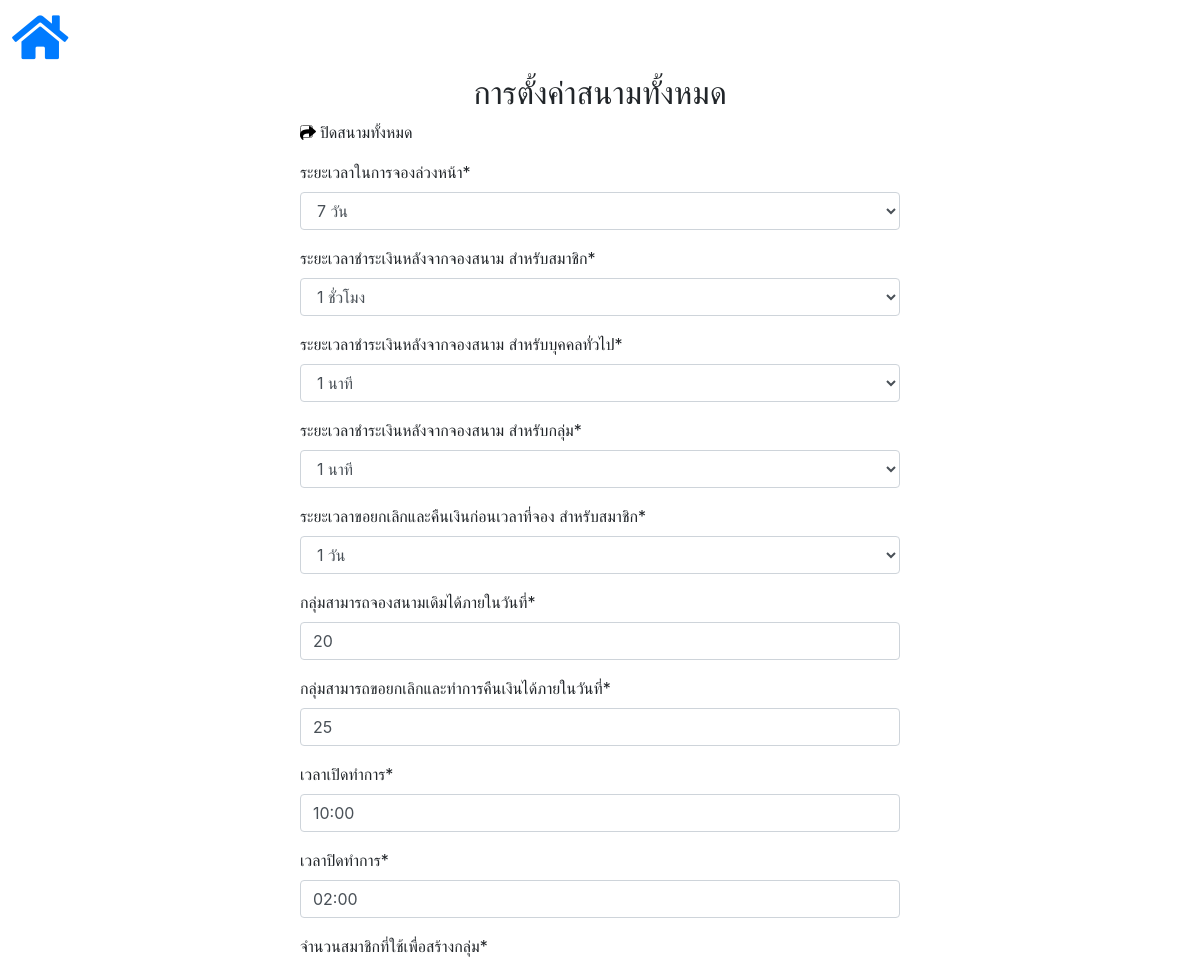
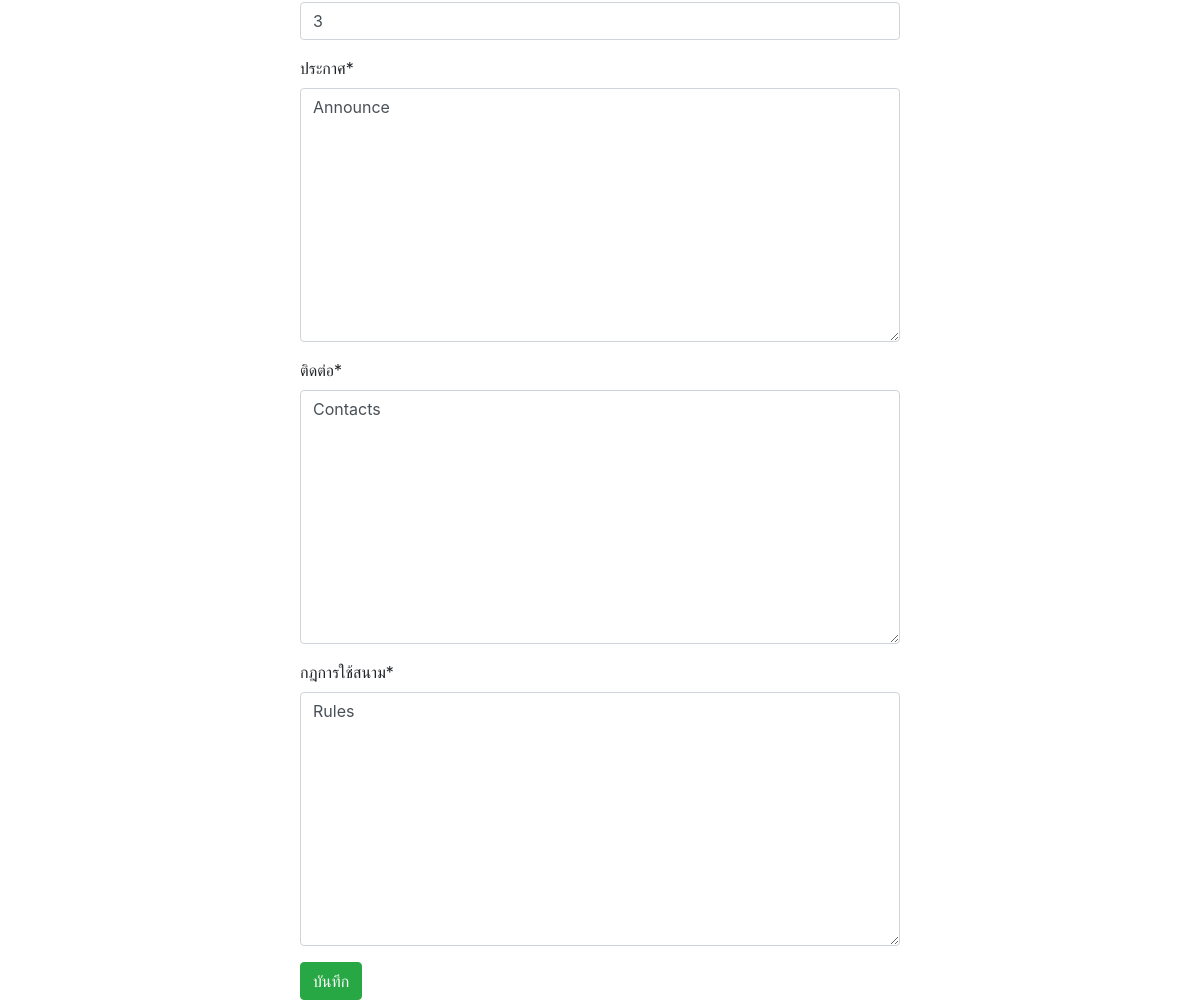
Page /adminsite/setting/allcourt/ (signed in) on the committed database (2 pictures, top to bottom).
### booking/models.py (models this page shows)
class AllCourtInfo(models.Model):
    class Meta:
        db_table = 'bcb_allcourtinfo'
    force_close = models.BooleanField(default=False)  # for close allcourt
    range_booking = models.DurationField()  # range can booking before
    payment_member_duration = models.DurationField()  # must pay in this duration(mem)
    payment_guest_duration = models.DurationField()
    payment_group_duration = models.DurationField(null=True)
    refund_member_duration = models.DurationField()  # refund duration only
    groupbooking_lastmonth_day = models.PositiveIntegerField(null=True)
    refund_group_day = models.PositiveIntegerField(
        null=True)  # refund day only
    open_time = models.TimeField()
    close_time = models.TimeField()
    num_of_creategroup = models.PositiveIntegerField()
    announce = models.CharField(max_length=1000)  # for annouce information
    contacts = models.CharField(max_length=500)  # for contacts
    rules = models.CharField(max_length=1000)  # store rule when go to court

### adminsite/views.py (the view, shortened to what this page needs)
# urls.py: path('setting/allcourt/', views.AllCourtSetting.as_view(),
class AllCourtSetting(PermissionRequiredMixin, View):
    permission_required = 'is_staff'
    login_url = '/adminsite/login/'
    def get(self, request):
        query_obj = AllCourtInfo.objects.values().all()[0]
        myform = form.AllCourtForm(query_obj)
        return render(request, 'adminsite/setting_allcourt.html', {'form': myform})

### func/disable.py (called while the page is built)
    def process_request(self, request):
        setattr(request, '_dont_enforce_csrf_checks', True)

### template/adminsite/setting_allcourt.html (shortened to what this page needs)
{% extends 'adminsite/base_admin.html' %}
{% load crispy_forms_tags %}
{% block content %}
<h2>การตั้งค่าสนามทั้งหมด</h2>
<form method="post">
    {{ form|crispy }}
    <input type="submit" value="บันทึก" class="btn btn-success">
</form>
{% endblock %}

### template/adminsite/base_admin.html (style rules this page uses)
form { text-align: auto; margin-top: 0%; margin-left: 25%; margin-right: 25%; margin-bottom: 0%; }
h2 { text-align: center; }

### rows in the picture
AllCourtInfo: range_booking "7 วัน", payment_member_duration "1 ชั่วโมง", payment_guest_duration "1 นาที", payment_group_duration "1 นาที", refund_member_duration "1 วัน", groupbooking_lastmonth_day "20", refund_group_day "25", open_time "10:00", close_time "02:00", num_of_creategroup "3", announce "Announce", contacts "Contacts", rules "Rules"
